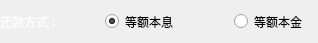
         <widget class="QWidget" name="widget_method" native="true">
          <property name="maximumSize">
           <size>
            <width>450</width>
            <height>40</height>
           </size>
          </property>
          <layout class="QGridLayout" name="gridLayout_10">
           <property name="leftMargin">
            <number>0</number>
           </property>
           <item row="0" column="1">
            <widget class="QLabel" name="label_method">
             <property name="maximumSize">
              <size>
               <width>72</width>
               <height>15</height>
              </size>
             </property>
             <property name="styleSheet">
              <string notr="true">font: 9pt &quot;锐字锐线怒放黑简1.0&quot;;
color: rgb(255, 255, 255);</string>
             </property>
             <property name="text">
              <string>还款方式： </string>
             </property>
            </widget>
           </item>
           <item row="0" column="4">
            <spacer name="horizontalSpacer_5">
             <property name="orientation">
              <enum>Qt::Horizontal</enum>
             </property>
             <property name="sizeType">
              <enum>QSizePolicy::Maximum</enum>
             </property>
             <property name="sizeHint" stdset="0">
              <size>
               <width>50</width>
               <height>20</height>
              </size>
             </property>
            </spacer>
           </item>
           <item row="0" column="3">
            <widget class="QRadioButton" name="radioButton_benxi">
             <property name="maximumSize">
              <size>
               <width>110</width>
               <height>21</height>
              </size>
             </property>
             <property name="text">
              <string>等额本息</string>
             </property>
             <property name="icon">
              <iconset>
               <normaloff>../Icons/等额本息还款标.png</normaloff>../Icons/等额本息还款标.png</iconset>
             </property>
             <property name="checked">
              <bool>true</bool>
             </property>
            </widget>
           </item>
           <item row="0" column="5">
            <widget class="QRadioButton" name="radioButton_benjin">
             <property name="maximumSize">
              <size>
               <width>110</width>
               <height>21</height>
              </size>
             </property>
             <property name="text">
              <string>等额本金</string>
             </property>
             <property name="icon">
              <iconset>
               <normaloff>../Icons/等额本金.png</normaloff>../Icons/等额本金.png</iconset>
             </property>
            </widget>
           </item>
           <item row="0" column="2">
            <spacer name="horizontalSpacer">
             <property name="orientation">
              <enum>Qt::Horizontal</enum>
             </property>
             <property name="sizeType">
              <enum>QSizePolicy::Maximum</enum>
             </property>
             <property name="sizeHint" stdset="0">
              <size>
               <width>35</width>
               <height>19</height>
              </size>
             </property>
            </spacer>
           </item>
          </layout>
         </widget>
